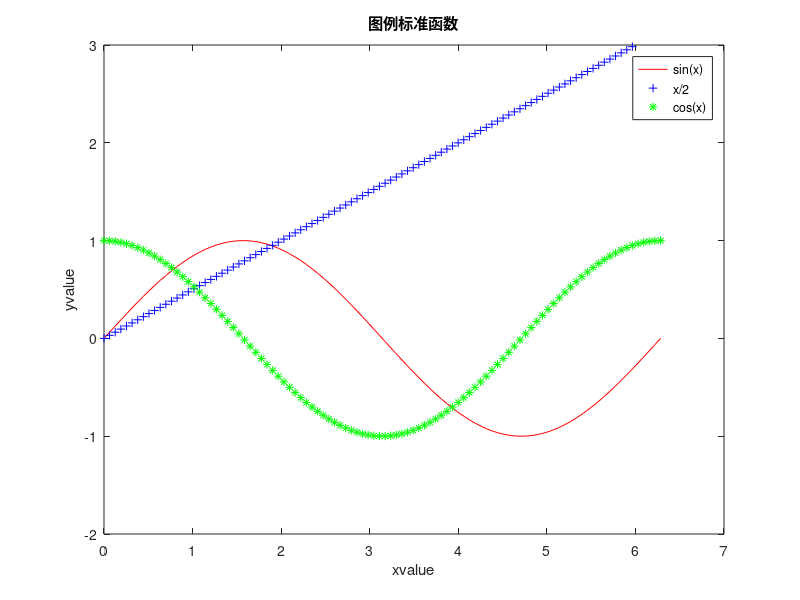

MATLAB code to generate this figure:
x=linspace(0,2*pi,100);
y1=sin(x);
y2=x/2;
y3=cos(x);
plot(x,y1,'-r',x,y2,'+b',x,y3,'*g')
title('图例标准函数')
xlabel('xvalue'),ylabel('yvalue')
axis([0,7,-2,3])%设置坐标轴的范围
legend('sin(x)','x/2','cos(x)')%添加图例
